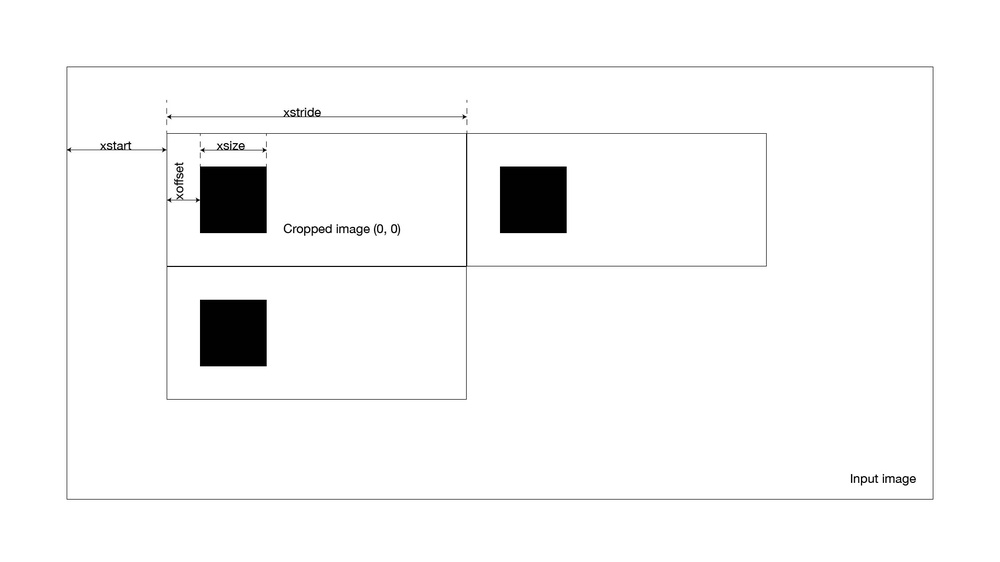
#> input picture options.jpg, 1000 x 562 px, shrunk from 1920 x 1080 before the run
$ python sliceimage.py options.jpg
#> lines starting #> are read from the running program, lines starting #| are printed output that depends on the picture
import argparse
import math
import os
from PIL import Image

parser = argparse.ArgumentParser()
parser.add_argument('input', help='Input image file')
parser.add_argument('--xstart', help='X start', default=0)
parser.add_argument('--ystart', help='Y start', default=0)
parser.add_argument('--xstride', help='X stride', default=100)
parser.add_argument('--ystride', help='Y stride', default=100)
parser.add_argument('--xoffset', help='X offset', default=0)
parser.add_argument('--yoffset', help='Y offset', default=0)
parser.add_argument('--xsize', help='Width', default=100)
parser.add_argument('--ysize', help='Height', default=100)
args = parser.parse_args()

filename = args.input
xstart = int(args.xstart)
ystart = int(args.ystart)
xstride = int(args.xstride)
ystride = int(args.ystride)
xoffset = int(args.xoffset)
yoffset = int(args.yoffset)
xsize = int(args.xsize)
ysize = int(args.ysize)

im = Image.open(filename)
#> im is the input picture: PIL image 1000x562 RGB; min 0, max 255, mean 246.9
w, h = im.size
#> w = 1000; h = 562
m = math.floor((w - xstart) / xstride)
#> m = 10
n = math.floor((h - ystart) / ystride)
#> n = 5
xarea = xoffset + xsize
yarea = yoffset + ysize
if (w - xstart) - m * xstride >= xarea:
	m += 1
if (h - ystart) - n * ystride >= yarea:
	n += 1
bn, ext = os.path.splitext(os.path.basename(filename))

for y in range(n):
	for x in range(m):
		outfilename = '{}_{}_{}.png'.format(bn, x, y)
		xbegin = xstart + x * xstride + xoffset
		ybegin = ystart + y * ystride + yoffset
		xend = xbegin + xsize
		yend = ybegin + ysize
		print('Cropping from ({}, {}) to ({}, {}) and writing to {}'.format(xbegin, ybegin, xend, yend, outfilename))
		im.crop((xbegin, ybegin, xend, yend)).save(outfilename)
#> this loop made 5 passes
#> pass 1, `im.crop((xbegin, ybegin, xend, yend)).save(outfilename)`:
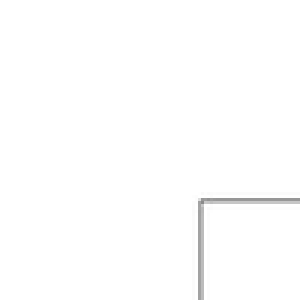
#> saved as options_0_0.png: PIL image 100x100 RGB (shown 3 times larger); min 138, max 255, mean 253.9
#> pass 1, `im.crop((xbegin, ybegin, xend, yend)).save(outfilename)`:
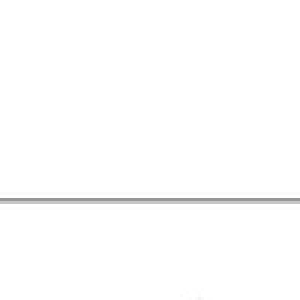
#> saved as options_1_0.png: PIL image 100x100 RGB (shown 3 times larger); min 151, max 255, mean 253.3
